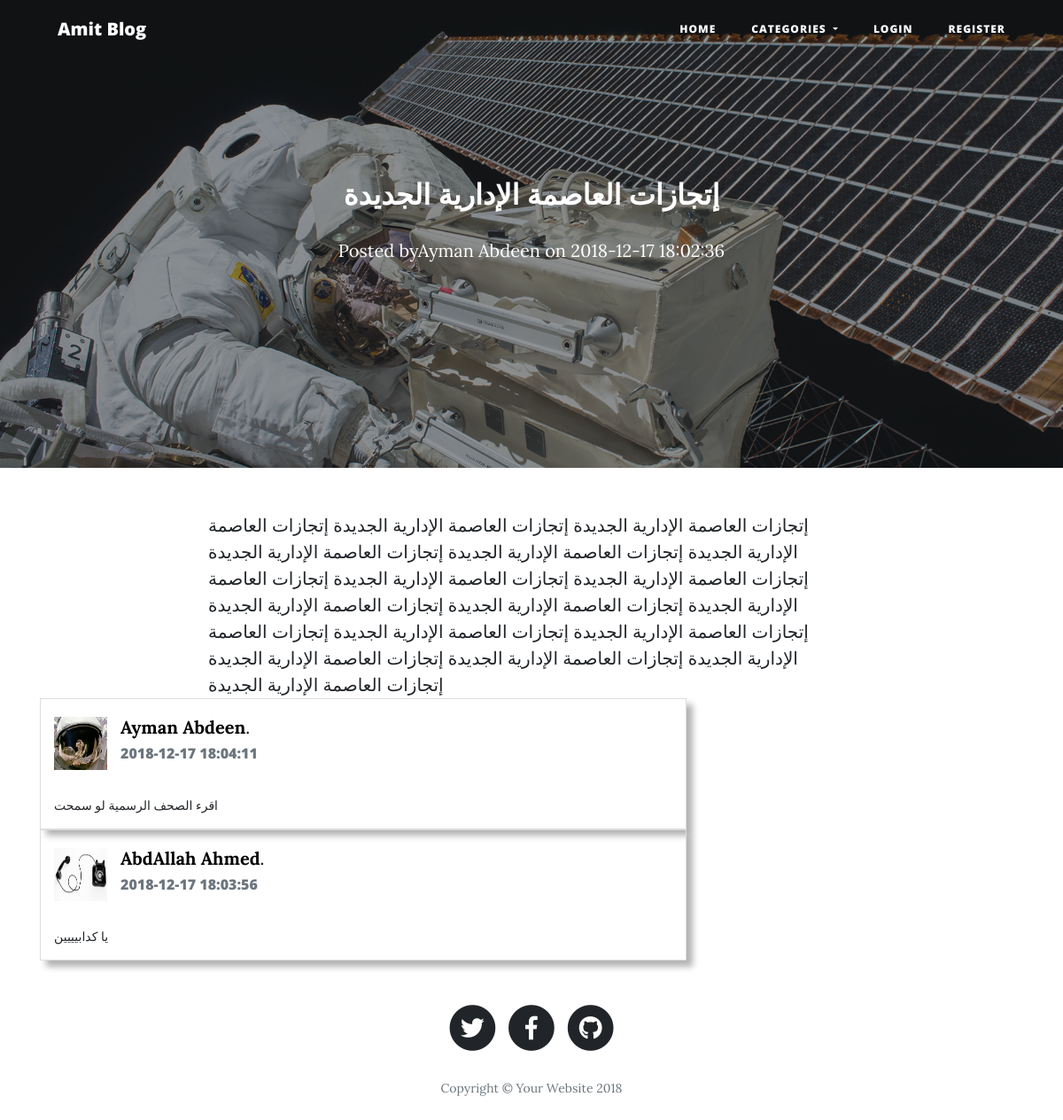
Before: /pages/post.php?id=2 with the older database file.
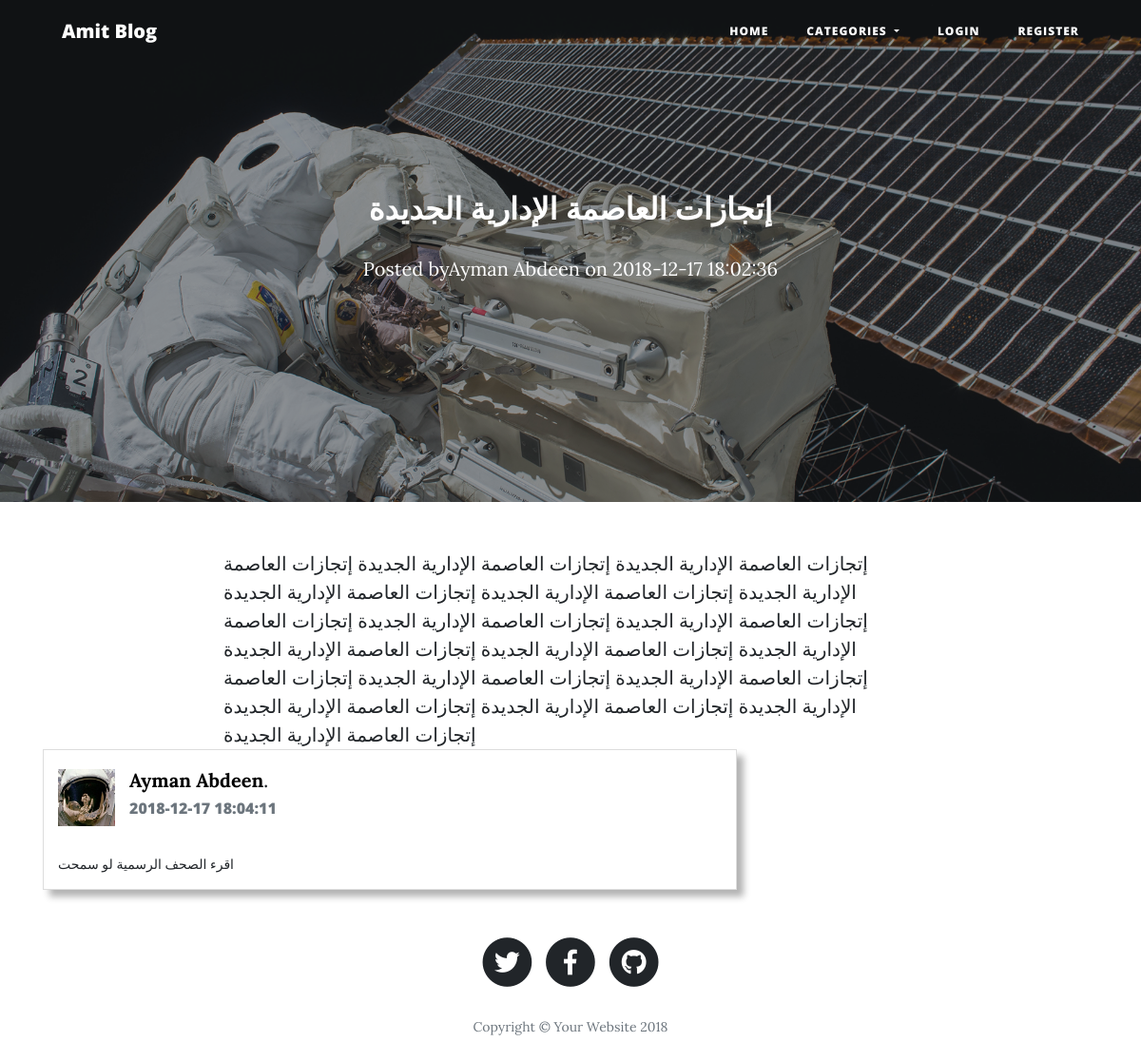
After: the same page with the newer database file.
### tables this page shows
CREATE TABLE IF NOT EXISTS `posts` (
  `id` int(10) UNSIGNED NOT NULL AUTO_INCREMENT,
  `category_id` int(10) UNSIGNED NOT NULL,
  `user_id` int(10) UNSIGNED NOT NULL,
  `title` varchar(4000) NOT NULL,
  `content` text NOT NULL,
  `picture` varchar(255) NOT NULL,
  `created_at` timestamp NOT NULL DEFAULT CURRENT_TIMESTAMP,
  `is_active` tinyint(1) NOT NULL,
  PRIMARY KEY (`id`),
  KEY `users_posts_fk` (`user_id`),
  KEY `categories_posts_fk` (`category_id`)
);

CREATE TABLE IF NOT EXISTS `users` (
  `id` int(10) UNSIGNED NOT NULL AUTO_INCREMENT,
  `username` varchar(255) NOT NULL,
  `password` varchar(255) NOT NULL,
  `name` varchar(255) NOT NULL,
  `picture` varchar(255) NOT NULL,
  `is_author` tinyint(1) NOT NULL DEFAULT '0',
  `is_admin` tinyint(1) NOT NULL DEFAULT '0',
  PRIMARY KEY (`id`),
  UNIQUE KEY `username` (`username`)
);

CREATE TABLE IF NOT EXISTS `comments` (
  `id` int(10) UNSIGNED NOT NULL AUTO_INCREMENT,
  `user_id` int(10) UNSIGNED NOT NULL,
  `post_id` int(10) UNSIGNED NOT NULL,
  `content` text NOT NULL,
  `created_at` timestamp NOT NULL DEFAULT CURRENT_TIMESTAMP,
  PRIMARY KEY (`id`),
  KEY `posts_comments_fk` (`post_id`),
  KEY `users_comments_fk` (`user_id`)
);

### helper/config.php (called while the page is built, shortened)
<?php
$base_url = 'http://localhost/amit_blog';

### helper/session.php (called while the page is built, shortened)
<?php
if(isset($_SESSION['user'])){
    $user=$_SESSION['user'];
    $loggedIn=true;
}
else{
    $loggedIn=false;
}
?>

### helper/database.php (called while the page is built, shortened)
<?php
function getRows($q){
    $result=[];
    $con = mysqli_connect("localhost","blog_user","blog_user123","amit_blog");
    mysqli_set_charset($con,"utf8");
    $query = mysqli_query($con,$q);
    while($row=mysqli_fetch_array($query)){
        array_push($result,$row);
    }
    return $result;
}
function getRow($q){
    $con = mysqli_connect("localhost","blog_user","blog_user123","amit_blog");
    mysqli_set_charset($con,"utf8");
    $query = mysqli_query($con,$q);
    $row=mysqli_fetch_array($query);
    return $row;
}

### helper/posts.php (called while the page is built, shortened)
<?php
require_once($base_dir.'helper/database.php');
function getPost($id){
    $query= "
    SELECT posts.*,categories.name as category_name,users.name as user_name
    from posts
    INNER JOIN categories on categories.id=posts.category_id
    INNER JOIN users on users.id=posts.user_id
    WHERE  posts.id = $id and is_active=1;";
    $post = getRow($query);
    $query="
    SELECT comments.*,users.name,users.picture FROM comments
    INNER join users on users.id=comments.user_id
    WHERE comments.post_id=$id order by created_at desc";
    $post['comments']=getRows($query);
    return $post;
}

### pages/post.php (the view, shortened to what this page needs)
<?php
require_once('../helper/config.php');
require_once('../helper/posts.php');
if(isset($_GET['id'])){
    $id=$_GET['id'];
    $post = getPost($id);
}
else{
    header("Location: $base_url/index.php");
    die();
}
require_once($base_dir.'layouts/header.php');
?>
<link rel="stylesheet" href="<?php echo $base_url?>/css/style.css" type="text/css" />
 <header class="masthead" style="background-image: url('<?php echo $base_url.'/'.$post['picture']?>')">
      <div class="overlay"></div>
      <div class="container">
        <div class="row">
          <div class="col-lg-8 col-md-10 mx-auto">
            <div class="site-heading">
            <h2><?php echo $post['title'];?></h2>
            <p><?php echo "Posted by".$post['user_name']." on ".$post['created_at'];?></p>
            </div>
          </div>
        </div>
      </div>
    </header>
    <article>
      <div class="container">
        <div class="row">
          <div class="col-lg-8 col-md-10 mx-auto">
            <?php
            echo  $post['content'];
            ?>
          </div>
        </div>
      </div>
    </article>
<div class="container">
    <div class="row">
    <?php
    if(!empty($post['comments'])){
        foreach($post['comments'] as $comment){
            ?>
            <div class="col-sm-8">
                <div class="panel panel-white post panel-shadow">
                    <div class="post-heading">
                        <div class="float-left image">
                            <img src="<?php echo $base_url.'/'.$comment['picture']?>" class="img-circle avatar" alt="user profile image">
                        </div>
                        <div class="float-left meta">
                            <div class="title h5">
                                <a href="<?php echo $base_url.'/pages/users?id='.$comment['id'];?>"><b><?php echo $comment['name'];?></b></a>.
                            </div>
                            <h6 class="text-muted time"><?php echo $comment['created_at'];?></h6>
                        </div>
                    </div>
                    <div class="post-description">
                        <p style="margin:0px;"><?php echo $comment['content'];?></p>
                    </div>
                </div>
            </div>
            <?php
        }
    }
    ?>
    </div>
</div>
<?php
require_once($base_dir.'layouts/footer.php');
?>

### layouts/header.php (shortened to what this page needs)
<?php
require_once($base_dir.'helper/session.php');
require_once($base_dir.'helper/categories.php');
?>
<!DOCTYPE html>
<html lang="en">
  <head>
    <link href="<?php echo $base_url?>/vendor/bootstrap/css/bootstrap.min.css" rel="stylesheet">
    <link href="<?php echo $base_url?>/vendor/fontawesome-free/css/all.min.css" rel="stylesheet" type="text/css">
    <link href="<?php echo $base_url?>/css/clean-blog.min.css" rel="stylesheet">
  </head>
  <body>
    <nav class="navbar navbar-expand-lg navbar-light fixed-top" id="mainNav">
      <div class="container">
        <a class="navbar-brand" href="<?php echo $base_url;?>">Amit Blog</a>
        <div class="collapse navbar-collapse" id="navbarResponsive">
          <ul class="navbar-nav ml-auto">
            <li class="nav-item">
              <a class="nav-link" href="<?php  echo $base_url;?>">Home</a>
            </li>
            <li class="nav-item dropdown">
            <a class="nav-link dropdown-toggle" href="#" id="navbarDropdown" role="button" data-toggle="dropdown" aria-haspopup="true" aria-expanded="false">
          Categories
        </a>
            </li>
            <?php
          if($loggedIn){
            ?>
            <li class="nav-item">
              <a class="nav-link" href="<?php  echo $base_url.'/pages/logout.php';?>">Logout</a>
            </li>
            <?php
              }
              else{
              ?>
            <li class="nav-item">
              <a class="nav-link" href="<?php  echo $base_url.'/pages/login.php';?>">Login</a>
            </li>
            <li class="nav-item">
              <a class="nav-link" href="<?php  echo $base_url.'/pages/register.php';?>">Register</a>
            </li>
            <?php
              }
            ?>
          </ul>
        </div>
      </div>
    </nav>

### layouts/footer.php (shortened to what this page needs)
    <footer>
      <div class="container">
        <div class="row">
          <div class="col-lg-8 col-md-10 mx-auto">
            <ul class="list-inline text-center">
              <li class="list-inline-item">
                <a href="#">
                  <span class="fa-stack fa-lg">
                    <i class="fas fa-circle fa-stack-2x"></i>
                    <i class="fab fa-twitter fa-stack-1x fa-inverse"></i>
                  </span>
                </a>
              </li>
              <li class="list-inline-item">
                <a href="#">
                  <span class="fa-stack fa-lg">
                    <i class="fas fa-circle fa-stack-2x"></i>
                    <i class="fab fa-facebook-f fa-stack-1x fa-inverse"></i>
                  </span>
                </a>
              </li>
              <li class="list-inline-item">
                <a href="#">
                  <span class="fa-stack fa-lg">
                    <i class="fas fa-circle fa-stack-2x"></i>
                    <i class="fab fa-github fa-stack-1x fa-inverse"></i>
                  </span>
                </a>
              </li>
            </ul>
            <p class="copyright text-muted">Copyright &copy; Your Website 2018</p>
          </div>
        </div>
      </div>
    </footer>
  </body>
</html>

### css/style.css (style rules this page uses)
.panel-shadow { box-shadow: rgba(0, 0, 0, 0.3) 7px 7px 7px; }
.panel-white { border: 1px solid #dddddd; }
.post .post-heading { height: 95px; padding: 20px 15px; }
.post .post-heading .avatar { width: 60px; height: 60px; display: block; margin-right: 15px; }
.post .post-heading .meta .title { margin-bottom: 0; }
.post .post-heading .meta .title a { color: black; }
.post .post-heading .meta .time { margin-top: 8px; color: #999; }
.post .post-description { padding: 15px; }
.post .post-description p { font-size: 14px; }

Changed rows visible on the page:
removed comments: user.picture (picture), user.name "AbdAllah Ahmed", created_at "2018-12-17 18:03:56", content "يا كدابيييين"
